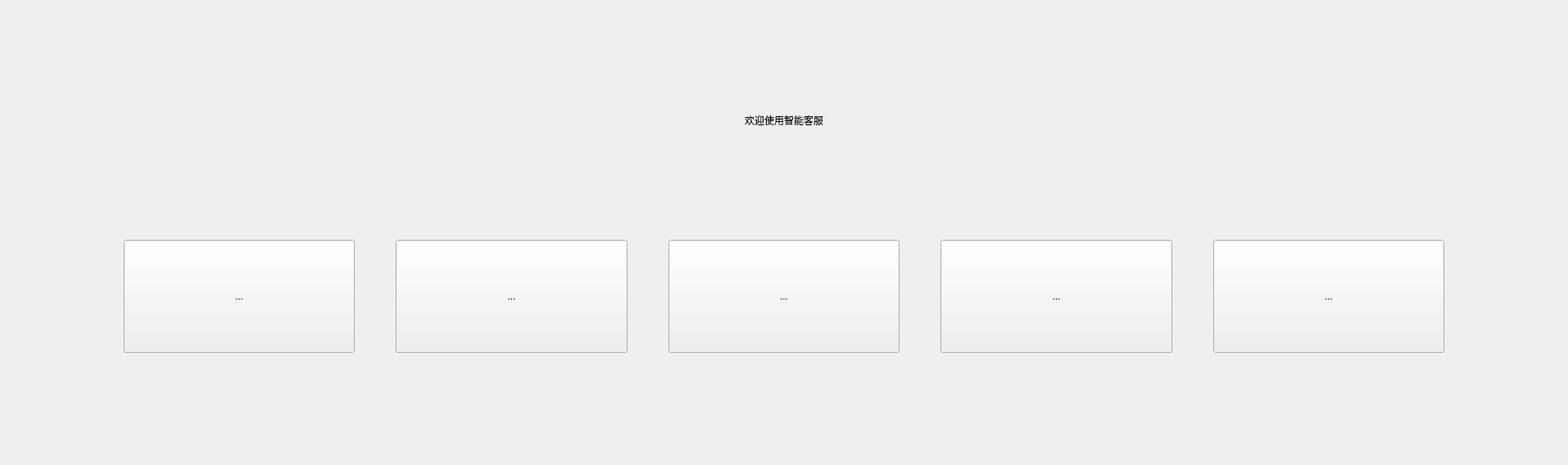
<?xml version="1.0" encoding="UTF-8"?>
<ui version="4.0">
 <class>MainWidget</class>
 <widget class="QWidget" name="MainWidget">
  <property name="geometry">
   <rect>
    <x>0</x>
    <y>0</y>
    <width>1914</width>
    <height>568</height>
   </rect>
  </property>
  <property name="windowTitle">
   <string>Form</string>
  </property>
  <layout class="QHBoxLayout" name="horizontalLayout_3">
   <property name="spacing">
    <number>0</number>
   </property>
   <property name="leftMargin">
    <number>0</number>
   </property>
   <property name="topMargin">
    <number>0</number>
   </property>
   <property name="rightMargin">
    <number>0</number>
   </property>
   <property name="bottomMargin">
    <number>0</number>
   </property>
   <item>
    <widget class="QWidget" name="mainBg" native="true">
     <property name="autoFillBackground">
      <bool>true</bool>
     </property>
     <layout class="QVBoxLayout" name="verticalLayout">
      <property name="spacing">
       <number>0</number>
      </property>
      <property name="leftMargin">
       <number>0</number>
      </property>
      <property name="topMargin">
       <number>0</number>
      </property>
      <property name="rightMargin">
       <number>0</number>
      </property>
      <property name="bottomMargin">
       <number>0</number>
      </property>
      <item>
       <spacer name="verticalSpacer">
        <property name="orientation">
         <enum>Qt::Vertical</enum>
        </property>
        <property name="sizeHint" stdset="0">
         <size>
          <width>20</width>
          <height>81</height>
         </size>
        </property>
       </spacer>
      </item>
      <item>
       <widget class="QLabel" name="bigNameLabel">
        <property name="text">
         <string>欢迎使用智能客服</string>
        </property>
        <property name="alignment">
         <set>Qt::AlignCenter</set>
        </property>
       </widget>
      </item>
      <item>
       <spacer name="verticalSpacer_2">
        <property name="orientation">
         <enum>Qt::Vertical</enum>
        </property>
        <property name="sizeHint" stdset="0">
         <size>
          <width>20</width>
          <height>67</height>
         </size>
        </property>
       </spacer>
      </item>
      <item>
       <layout class="QHBoxLayout" name="horizontalLayout_2" stretch="85,910,85">
        <property name="spacing">
         <number>0</number>
        </property>
        <item>
         <spacer name="horizontalSpacer">
          <property name="orientation">
           <enum>Qt::Horizontal</enum>
          </property>
          <property name="sizeType">
           <enum>QSizePolicy::MinimumExpanding</enum>
          </property>
          <property name="sizeHint" stdset="0">
           <size>
            <width>80</width>
            <height>20</height>
           </size>
          </property>
         </spacer>
        </item>
        <item>
         <layout class="QHBoxLayout" name="horizontalLayout">
          <property name="spacing">
           <number>0</number>
          </property>
          <item>
           <widget class="QToolButton" name="cardBtn">
            <property name="sizePolicy">
             <sizepolicy hsizetype="Preferred" vsizetype="Expanding">
              <horstretch>0</horstretch>
              <verstretch>0</verstretch>
             </sizepolicy>
            </property>
            <property name="text">
             <string>...</string>
            </property>
           </widget>
          </item>
          <item>
           <spacer name="horizontalSpacer_3">
            <property name="orientation">
             <enum>Qt::Horizontal</enum>
            </property>
            <property name="sizeType">
             <enum>QSizePolicy::Fixed</enum>
            </property>
            <property name="sizeHint" stdset="0">
             <size>
              <width>50</width>
              <height>20</height>
             </size>
            </property>
           </spacer>
          </item>
          <item>
           <widget class="QToolButton" name="QRCodeBtn">
            <property name="sizePolicy">
             <sizepolicy hsizetype="Preferred" vsizetype="Expanding">
              <horstretch>0</horstretch>
              <verstretch>0</verstretch>
             </sizepolicy>
            </property>
            <property name="text">
             <string>...</string>
            </property>
           </widget>
          </item>
          <item>
           <spacer name="horizontalSpacer_4">
            <property name="orientation">
             <enum>Qt::Horizontal</enum>
            </property>
            <property name="sizeType">
             <enum>QSizePolicy::Fixed</enum>
            </property>
            <property name="sizeHint" stdset="0">
             <size>
              <width>50</width>
              <height>20</height>
             </size>
            </property>
           </spacer>
          </item>
          <item>
           <widget class="QToolButton" name="inquiryBtn">
            <property name="sizePolicy">
             <sizepolicy hsizetype="Preferred" vsizetype="Expanding">
              <horstretch>0</horstretch>
              <verstretch>0</verstretch>
             </sizepolicy>
            </property>
            <property name="text">
             <string>...</string>
            </property>
           </widget>
          </item>
          <item>
           <spacer name="horizontalSpacer_5">
            <property name="orientation">
             <enum>Qt::Horizontal</enum>
            </property>
            <property name="sizeType">
             <enum>QSizePolicy::Fixed</enum>
            </property>
            <property name="sizeHint" stdset="0">
             <size>
              <width>50</width>
              <height>20</height>
             </size>
            </property>
           </spacer>
          </item>
          <item>
           <widget class="QToolButton" name="infoBtn">
            <property name="sizePolicy">
             <sizepolicy hsizetype="Preferred" vsizetype="Expanding">
              <horstretch>0</horstretch>
              <verstretch>0</verstretch>
             </sizepolicy>
            </property>
            <property name="text">
             <string>...</string>
            </property>
           </widget>
          </item>
          <item>
           <spacer name="horizontalSpacer_6">
            <property name="orientation">
             <enum>Qt::Horizontal</enum>
            </property>
            <property name="sizeType">
             <enum>QSizePolicy::Fixed</enum>
            </property>
            <property name="sizeHint" stdset="0">
             <size>
              <width>50</width>
              <height>20</height>
             </size>
            </property>
           </spacer>
          </item>
          <item>
           <widget class="QToolButton" name="guidBtn">
            <property name="sizePolicy">
             <sizepolicy hsizetype="Preferred" vsizetype="Expanding">
              <horstretch>0</horstretch>
              <verstretch>0</verstretch>
             </sizepolicy>
            </property>
            <property name="text">
             <string>...</string>
            </property>
           </widget>
          </item>
         </layout>
        </item>
        <item>
         <spacer name="horizontalSpacer_2">
          <property name="orientation">
           <enum>Qt::Horizontal</enum>
          </property>
          <property name="sizeType">
           <enum>QSizePolicy::MinimumExpanding</enum>
          </property>
          <property name="sizeHint" stdset="0">
           <size>
            <width>80</width>
            <height>20</height>
           </size>
          </property>
         </spacer>
        </item>
       </layout>
      </item>
      <item>
       <spacer name="verticalSpacer_3">
        <property name="orientation">
         <enum>Qt::Vertical</enum>
        </property>
        <property name="sizeHint" stdset="0">
         <size>
          <width>20</width>
          <height>79</height>
         </size>
        </property>
       </spacer>
      </item>
     </layout>
    </widget>
   </item>
  </layout>
 </widget>
 <resources/>
 <connections/>
</ui>
